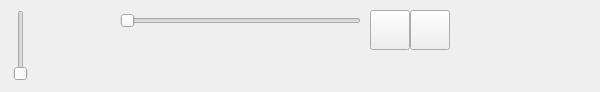
<?xml version="1.0" encoding="UTF-8"?>
<ui version="4.0">
 <class>DialogControles</class>
 <widget class="QWidget" name="DialogControles">
  <property name="geometry">
   <rect>
    <x>0</x>
    <y>0</y>
    <width>600</width>
    <height>92</height>
   </rect>
  </property>
  <property name="windowTitle">
   <string>Form</string>
  </property>
  <property name="styleSheet">
   <string notr="true"/>
  </property>
  <widget class="QPushButton" name="Arret">
   <property name="geometry">
    <rect>
     <x>370</x>
     <y>10</y>
     <width>40</width>
     <height>40</height>
    </rect>
   </property>
   <property name="text">
    <string/>
   </property>
   <property name="icon">
    <iconset resource="iconeslecteur.qrc">
     <normaloff>:/Icones/stop</normaloff>:/Icones/stop</iconset>
   </property>
   <property name="iconSize">
    <size>
     <width>30</width>
     <height>30</height>
    </size>
   </property>
  </widget>
  <widget class="QSlider" name="Volume">
   <property name="geometry">
    <rect>
     <x>10</x>
     <y>10</y>
     <width>22</width>
     <height>71</height>
    </rect>
   </property>
   <property name="styleSheet">
    <string notr="true"/>
   </property>
   <property name="orientation">
    <enum>Qt::Vertical</enum>
   </property>
  </widget>
  <widget class="QSlider" name="Position">
   <property name="geometry">
    <rect>
     <x>120</x>
     <y>10</y>
     <width>241</width>
     <height>22</height>
    </rect>
   </property>
   <property name="styleSheet">
    <string notr="true"/>
   </property>
   <property name="orientation">
    <enum>Qt::Horizontal</enum>
   </property>
   <property name="tickPosition">
    <enum>QSlider::NoTicks</enum>
   </property>
   <property name="tickInterval">
    <number>500</number>
   </property>
  </widget>
  <widget class="QPushButton" name="Lecture">
   <property name="geometry">
    <rect>
     <x>410</x>
     <y>10</y>
     <width>40</width>
     <height>40</height>
    </rect>
   </property>
   <property name="styleSheet">
    <string notr="true"/>
   </property>
   <property name="text">
    <string/>
   </property>
   <property name="icon">
    <iconset>
     <normalon>:/Icones/play</normalon>
    </iconset>
   </property>
   <property name="iconSize">
    <size>
     <width>30</width>
     <height>30</height>
    </size>
   </property>
  </widget>
  <widget class="QLabel" name="Pochette">
   <property name="geometry">
    <rect>
     <x>40</x>
     <y>10</y>
     <width>75</width>
     <height>75</height>
    </rect>
   </property>
   <property name="minimumSize">
    <size>
     <width>75</width>
     <height>75</height>
    </size>
   </property>
   <property name="maximumSize">
    <size>
     <width>75</width>
     <height>75</height>
    </size>
   </property>
   <property name="accessibleName">
    <string>Pochette</string>
   </property>
   <property name="styleSheet">
    <string notr="true"/>
   </property>
   <property name="text">
    <string/>
   </property>
  </widget>
  <widget class="QLabel" name="Titre">
   <property name="geometry">
    <rect>
     <x>120</x>
     <y>30</y>
     <width>231</width>
     <height>16</height>
    </rect>
   </property>
   <property name="text">
    <string/>
   </property>
  </widget>
  <widget class="QLabel" name="Album">
   <property name="geometry">
    <rect>
     <x>360</x>
     <y>60</y>
     <width>251</width>
     <height>20</height>
    </rect>
   </property>
   <property name="styleSheet">
    <string notr="true"/>
   </property>
   <property name="text">
    <string/>
   </property>
  </widget>
  <widget class="QLabel" name="Artiste">
   <property name="geometry">
    <rect>
     <x>120</x>
     <y>60</y>
     <width>231</width>
     <height>21</height>
    </rect>
   </property>
   <property name="text">
    <string/>
   </property>
  </widget>
 </widget>
 <resources>
  <include location="iconeslecteur.qrc"/>
 </resources>
 <connections/>
</ui>
